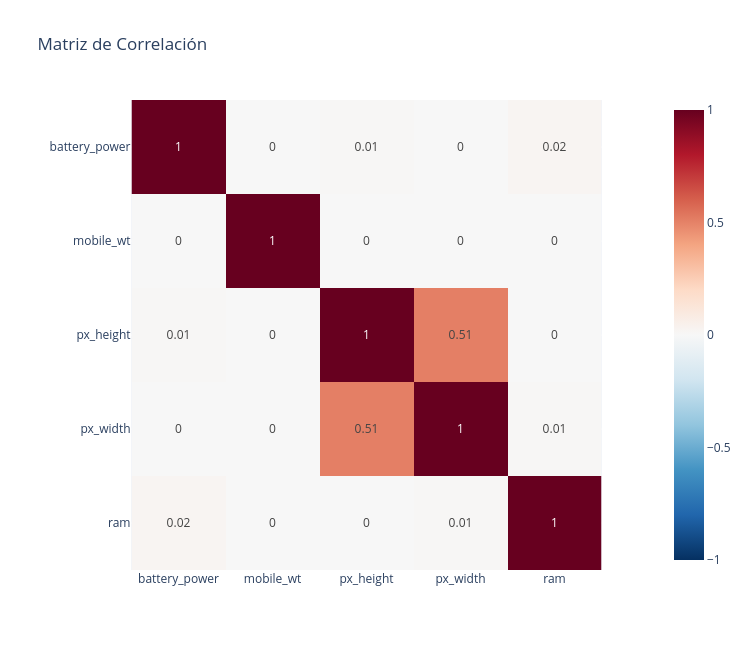

The notebook cell this image was saved under:
### Code cell
# matriz de correlacion
dat_features = X.columns[dat.support_]
plot_correlation_matrix(df, dat_features)

### Figure 1 — Plotly figure (JSON) as saved in the notebook; plotly's stock layout.template omitted (floating-point values rounded to 4 significant figures)
{"data": [{"coloraxis": "coloraxis", "hovertemplate": "x: %{x}<br>y: %{y}<br>color: %{z}<extra></extra>", "name": "0", "texttemplate": "%{z}", "type": "heatmap", "x": ["battery_power", "mobile_wt", "px_height", "px_width", "ram"], "xaxis": "x", "y": ["battery_power", "mobile_wt", "px_height", "px_width", "ram"], "yaxis": "y", "z": [[1.0, -0.0, 0.01, 0.0, 0.02], [-0.0, 1.0, 0.0, -0.0, -0.0], [0.01, 0.0, 1.0, 0.51, -0.0], [0.0, -0.0, 0.51, 1.0, 0.01], [0.02, -0.0, -0.0, 0.01, 1.0]]}], "layout": {"coloraxis": {"autocolorscale": false, "cmax": 1, "cmin": -1, "colorscale": [[0, "rgb(5,48,97)"], [0.1, "rgb(33,102,172)"], [0.2, "rgb(67,147,195)"], [0.3, "rgb(146,197,222)"], [0.4, "rgb(209,229,240)"], [0.5, "rgb(247,247,247)"], [0.6, "rgb(253,219,199)"], [0.7, "rgb(244,165,130)"], [0.8, "rgb(214,96,77)"], [0.9, "rgb(178,24,43)"], [1, "rgb(103,0,31)"]]}, "height": 650, "title": {"text": "Matriz de Correlación"}, "width": 750, "xaxis": {"anchor": "y", "constrain": "domain", "domain": [0, 1], "scaleanchor": "y"}, "yaxis": {"anchor": "x", "autorange": "reversed", "constrain": "domain", "domain": [0, 1]}}}
